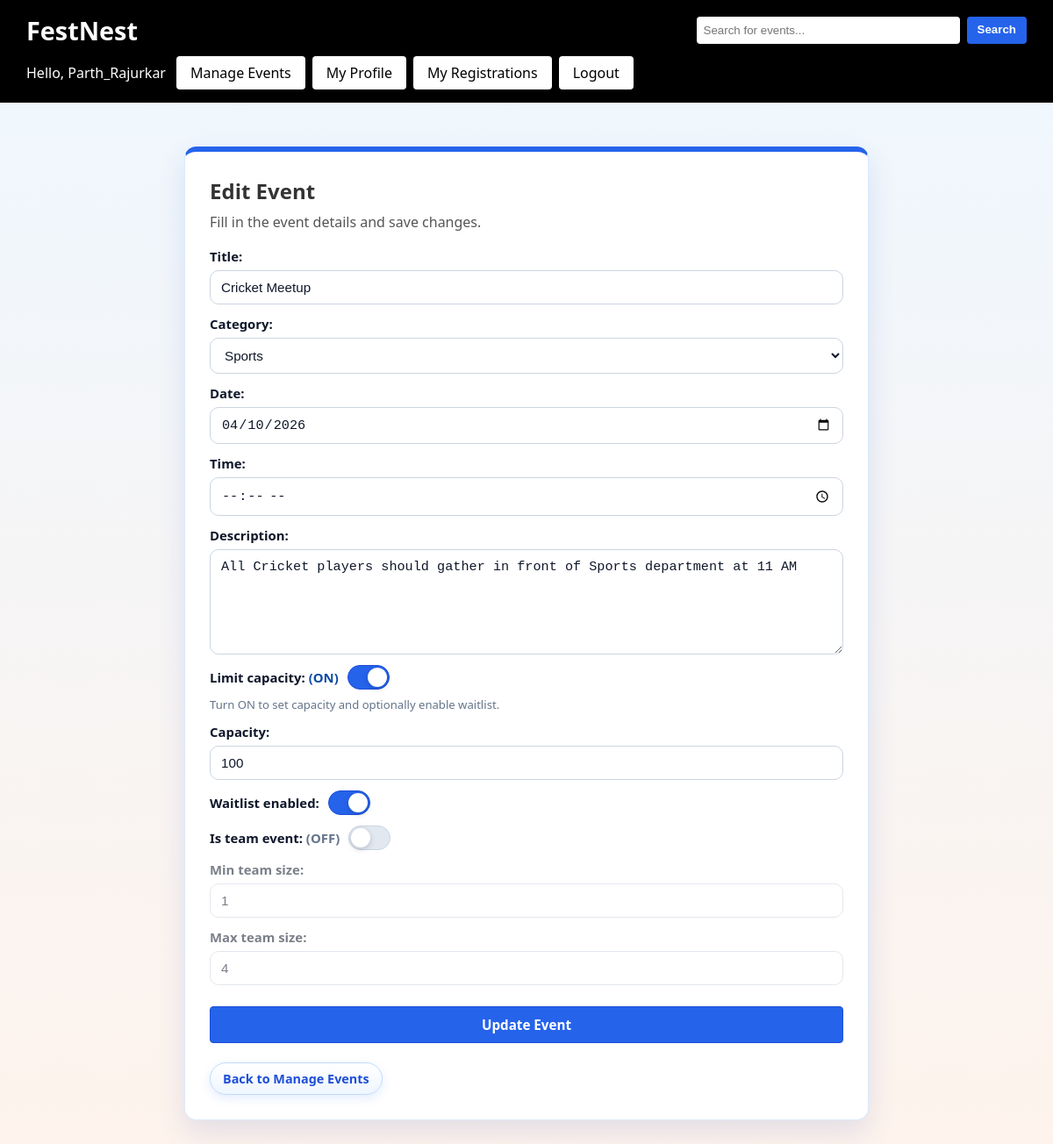
Page /events/3/edit/ (signed in) on the earlier database version.
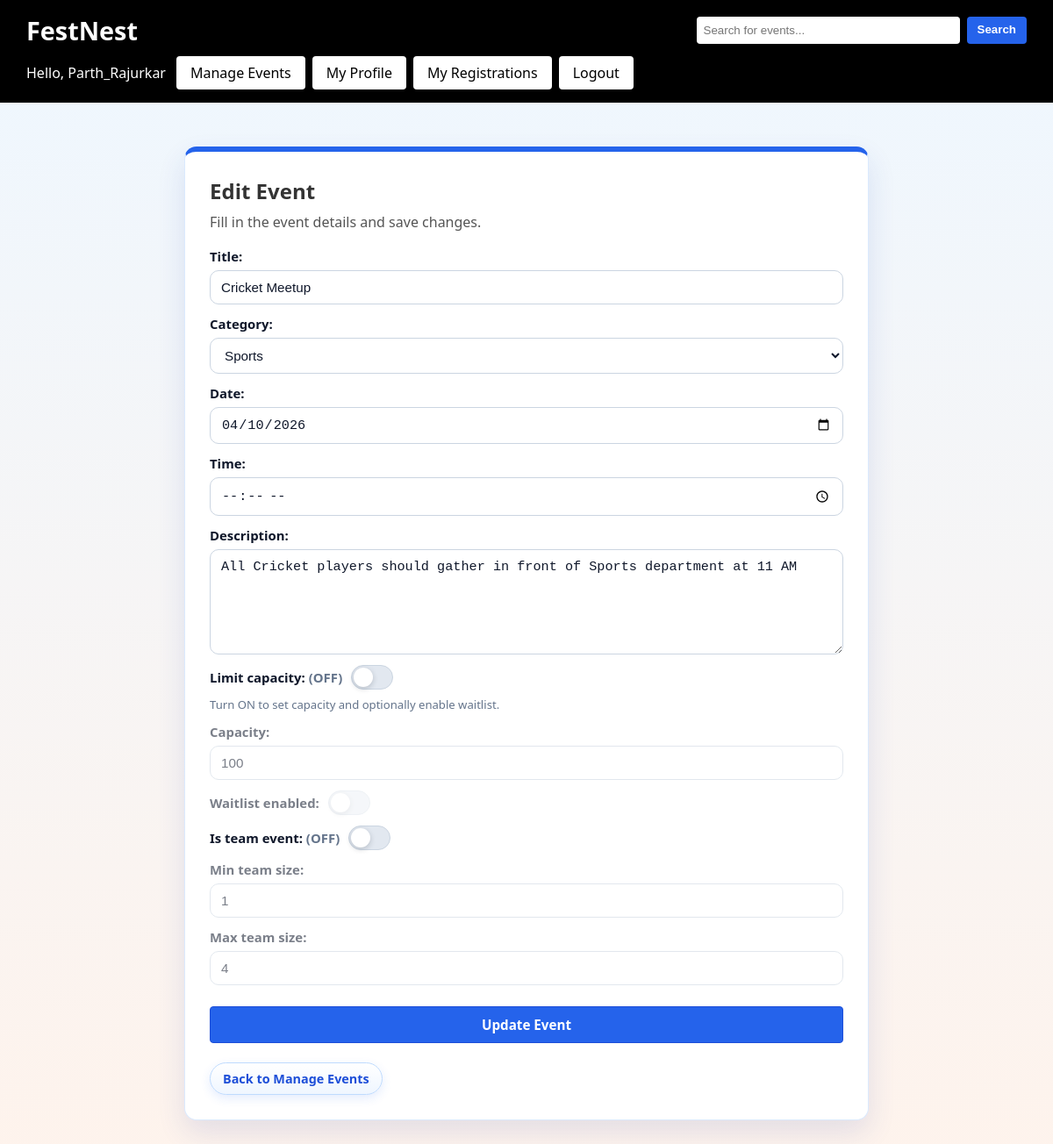
Same page on the later database version.
### events/models.py (models this page shows, shortened)
class Event(models.Model):
    CATEGORY_CHOICES = [
        ('cultural', 'Cultural'),
        ('technical', 'Technical'),
        ('sports', 'Sports'),
        ('nss', 'NSS'),
        ('other', 'Other'),
    ]
    title = models.CharField(max_length=200)
    category = models.CharField(max_length=20, choices=CATEGORY_CHOICES)
    date = models.DateField()
    time = models.TimeField(blank=True, null=True)
    description = models.TextField(blank=True)
    capacity_limited = models.BooleanField(default=True)
    capacity = models.PositiveIntegerField(default=100)
    waitlist_enabled = models.BooleanField(default=True)
    is_team_event = models.BooleanField(default=False)
    min_team_size = models.PositiveIntegerField(default=1)
    max_team_size = models.PositiveIntegerField(default=4)
    attendees = models.ManyToManyField(User, blank=True)

### events/views.py (the view)
# urls.py: path('events/<int:id>/edit/', views.edit_event, name='edit_event'),
@login_required
@user_passes_test(is_superuser)
def edit_event(request, id):
    event = get_object_or_404(Event, id=id)
    if request.method == 'POST':
        form = EventForm(request.POST, instance=event)
        if form.is_valid():
            form.save()
            messages.success(request, 'Event updated successfully.')
            return redirect('manage_events')
    else:
        form = EventForm(instance=event)
    return render(
        request,
        'event_form.html',
        {'form': form, 'page_title': 'Edit Event', 'button_label': 'Update Event'},
    )

### events/views.py (called while the page is built)
def is_superuser(user):
    return user.is_superuser

### templates/event_form.html (shortened to what this page needs)
{% extends 'base.html' %}
{% block body_class %}auth-page admin-form-page{% endblock %}
{% block content %}
<div class="container auth-shell">
    <div class="auth-card admin-form-card">
        <h2>{{ page_title }}</h2>
        <p class="muted-text">Fill in the event details and save changes.</p>
        <form method="post" class="auth-form event-form">
            {{ form.as_p }}
            <button type="submit" class="cta-btn auth-submit">{{ button_label }}</button>
        </form>
        <p class="auth-link"><a href="{% url 'manage_events' %}" class="clear-search-btn">Back to Manage Events</a></p>
    </div>
</div>
{% endblock %}

Differences in the rows shown:
changed Event "Cricket Meetup": capacity_limited "☑" → "☐"; waitlist_enabled "☑" → "☐"
